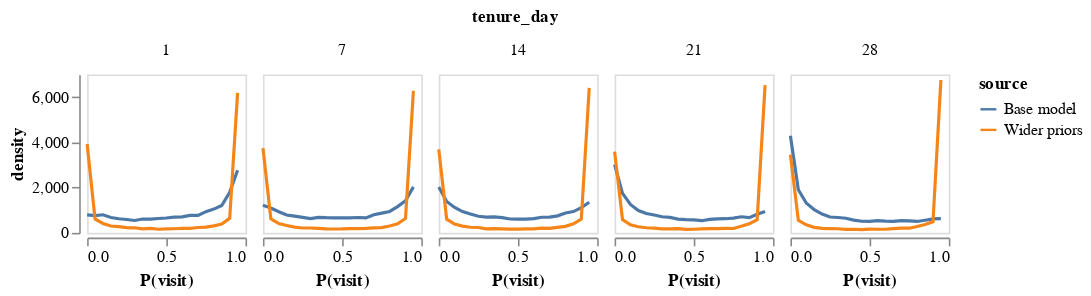

Write notebook code for a chart like this one.
### Code cell
comb_frequencies = pd.concat([base_frequencies, wider_frequencies])

alt.Chart(comb_frequencies[comb_frequencies['tenure_day'].isin([1,7,14,21,28])]).mark_line().encode(
    alt.X('bin', title="P(visit)", axis=alt.Axis(grid=False)), alt.Y('density', axis=alt.Axis(grid=False)), 
    alt.Facet('tenure_day', spacing={'row': 3, 'column': 5}),
    alt.Color('source')
).properties(height=100, width=100)

### Figure 1 — Vega-Lite specification as saved in the notebook (floating-point values rounded to 4 significant figures; data arrays with more than 128 entries replaced by an {"elided": "..."} marker saying what was removed)
{"config": {"view": {"continuousWidth": 400, "continuousHeight": 300}}, "data": {"name": "data-39f5e87bee7bf9181f73eb6d02d37cdb"}, "mark": "line", "encoding": {"color": {"field": "source", "type": "nominal"}, "facet": {"field": "tenure_day", "spacing": {"row": 3, "column": 5}, "type": "quantitative"}, "x": {"axis": {"grid": false}, "field": "bin", "title": "P(visit)", "type": "quantitative"}, "y": {"axis": {"grid": false}, "field": "density", "type": "quantitative"}}, "height": 100, "width": 100, "$schema": "https://vega.github.io/schema/vega-lite/v4.17.0.json", "datasets": {"data-39f5e87bee7bf9181f73eb6d02d37cdb": {"elided": "200 records"}}}
